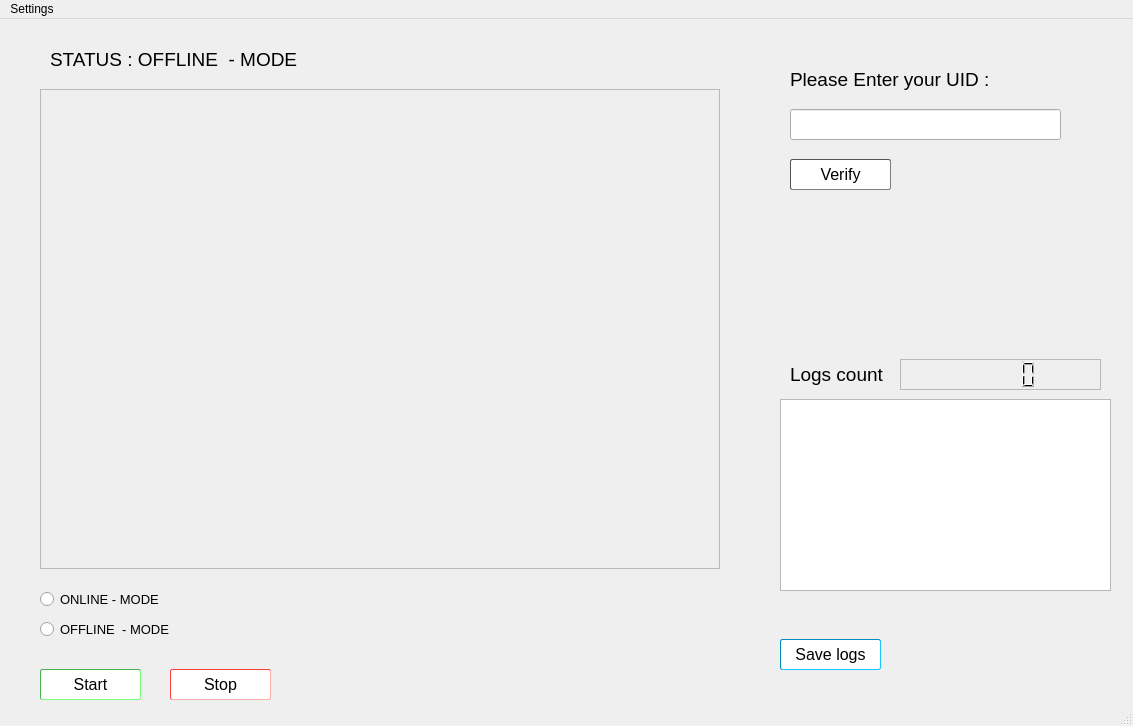
<?xml version="1.0" encoding="UTF-8"?>
<ui version="4.0">
 <class>MainWindow</class>
 <widget class="QMainWindow" name="MainWindow">
  <property name="geometry">
   <rect>
    <x>0</x>
    <y>0</y>
    <width>1133</width>
    <height>726</height>
   </rect>
  </property>
  <property name="maximumSize">
   <size>
    <width>1133</width>
    <height>726</height>
   </size>
  </property>
  <property name="windowTitle">
   <string>MainWindow</string>
  </property>
  <property name="styleSheet">
   <string notr="true">
QMainWindow#MainWindow
{

}
QLabel#QlabelCamera
{

}

QPushButton#pushButtonStart
{
font-size: 16px;
background-color: white;
border-color:#4CAF50;  /* Green */
border-radius: 2px;
padding: 4px;	
border-style: inset;
border-width:1.2px;
 }

QPushButton#pushButtonStart:hover 
{
border-style: outset;
border-width:1.2px;
background-color: #4CAF50; /* Green */
color: white
 }
QPushButton#pushButtonStart:pressed 
{
border-style: outset;
border-width:2.2px;
background-color: #4CAF50; /* Green */
color: white
 }
QPushButton#pushButtonStop
{
font-size: 16px;
background-color: white;
border-color:#f44336;
border-radius: 2px;
padding: 4px;	
border-style: inset;
border-width:1.2px;
 }

QPushButton#pushButtonStop:hover 
{
border-style: outset;
border-width:1.2px;
background-color: #f44336; /* Green */
color: white
 }
QPushButton#pushButtonStop:pressed 
{
border-style: outset;
border-width:2.2px;
background-color: #f44336; /* Green */
color: white
 }

QPushButton#pushButtonSaveLog
{
font-size: 16px;
background-color: white;
border-color:#008CBA;
border-radius: 2px;
padding: 4px;	
border-style: inset;
border-width:1.2px;
 }

QPushButton#pushButtonSaveLog:hover 
{
border-style: outset;
border-width:1.2px;
background-color: #008CBA; /* BLUE */
color: white
 }
QPushButton#pushButtonSaveLog:pressed 
{
border-style: outset;
border-width:2.2px;
background-color: #008CBA; /* BLUE */
color: white
 }


QPushButton#pushButtonVerify
{
font-size: 16px;
background-color: white;
border-color:#555555;
border-radius: 2px;
padding: 4px;	
border-style: inset;
border-width:1.2px;
 }

QPushButton#pushButtonVerify:hover 
{
border-style: outset;
border-width:1.2px;
background-color: #555555; /* Grey */
color: white
 }
QPushButton#pushButtonVerify:pressed 
{
border-style: outset;
border-width:2.2px;
background-color: #555555; /* Grey */
color: white
 }</string>
  </property>
  <widget class="QWidget" name="centralwidget">
   <widget class="QLabel" name="QlabelCamera">
    <property name="geometry">
     <rect>
      <x>40</x>
      <y>70</y>
      <width>680</width>
      <height>480</height>
     </rect>
    </property>
    <property name="frameShape">
     <enum>QFrame::StyledPanel</enum>
    </property>
    <property name="frameShadow">
     <enum>QFrame::Sunken</enum>
    </property>
    <property name="text">
     <string/>
    </property>
   </widget>
   <widget class="QPushButton" name="pushButtonStart">
    <property name="geometry">
     <rect>
      <x>40</x>
      <y>650</y>
      <width>101</width>
      <height>31</height>
     </rect>
    </property>
    <property name="font">
     <font>
      <pointsize>10</pointsize>
     </font>
    </property>
    <property name="text">
     <string>Start</string>
    </property>
   </widget>
   <widget class="QPushButton" name="pushButtonStop">
    <property name="geometry">
     <rect>
      <x>170</x>
      <y>650</y>
      <width>101</width>
      <height>31</height>
     </rect>
    </property>
    <property name="font">
     <font>
      <pointsize>10</pointsize>
     </font>
    </property>
    <property name="text">
     <string>Stop</string>
    </property>
   </widget>
   <widget class="QPushButton" name="pushButtonSaveLog">
    <property name="geometry">
     <rect>
      <x>780</x>
      <y>620</y>
      <width>101</width>
      <height>31</height>
     </rect>
    </property>
    <property name="font">
     <font>
      <pointsize>10</pointsize>
     </font>
    </property>
    <property name="text">
     <string>Save logs</string>
    </property>
   </widget>
   <widget class="QLabel" name="labelLogs">
    <property name="geometry">
     <rect>
      <x>790</x>
      <y>340</y>
      <width>141</width>
      <height>31</height>
     </rect>
    </property>
    <property name="font">
     <font>
      <pointsize>14</pointsize>
     </font>
    </property>
    <property name="text">
     <string>Logs count</string>
    </property>
   </widget>
   <widget class="QRadioButton" name="radioButtonOnline">
    <property name="geometry">
     <rect>
      <x>40</x>
      <y>570</y>
      <width>151</width>
      <height>21</height>
     </rect>
    </property>
    <property name="font">
     <font>
      <pointsize>10</pointsize>
     </font>
    </property>
    <property name="text">
     <string>ONLINE - MODE</string>
    </property>
   </widget>
   <widget class="QRadioButton" name="radioButtonOffline">
    <property name="geometry">
     <rect>
      <x>40</x>
      <y>600</y>
      <width>141</width>
      <height>21</height>
     </rect>
    </property>
    <property name="font">
     <font>
      <pointsize>10</pointsize>
     </font>
    </property>
    <property name="text">
     <string>OFFLINE  - MODE</string>
    </property>
   </widget>
   <widget class="QPushButton" name="pushButtonVerify">
    <property name="geometry">
     <rect>
      <x>790</x>
      <y>140</y>
      <width>101</width>
      <height>31</height>
     </rect>
    </property>
    <property name="font">
     <font>
      <pointsize>10</pointsize>
     </font>
    </property>
    <property name="text">
     <string>Verify</string>
    </property>
   </widget>
   <widget class="QLabel" name="labelUid">
    <property name="geometry">
     <rect>
      <x>790</x>
      <y>50</y>
      <width>261</width>
      <height>21</height>
     </rect>
    </property>
    <property name="font">
     <font>
      <pointsize>14</pointsize>
     </font>
    </property>
    <property name="text">
     <string>Please Enter your UID :</string>
    </property>
   </widget>
   <widget class="QListWidget" name="listWidgetLogs">
    <property name="geometry">
     <rect>
      <x>780</x>
      <y>380</y>
      <width>331</width>
      <height>192</height>
     </rect>
    </property>
   </widget>
   <widget class="QLCDNumber" name="lcdNumber">
    <property name="geometry">
     <rect>
      <x>900</x>
      <y>340</y>
      <width>201</width>
      <height>31</height>
     </rect>
    </property>
    <property name="autoFillBackground">
     <bool>false</bool>
    </property>
    <property name="frameShape">
     <enum>QFrame::StyledPanel</enum>
    </property>
   </widget>
   <widget class="QLabel" name="labelMode">
    <property name="geometry">
     <rect>
      <x>50</x>
      <y>30</y>
      <width>251</width>
      <height>21</height>
     </rect>
    </property>
    <property name="font">
     <font>
      <pointsize>14</pointsize>
     </font>
    </property>
    <property name="frameShape">
     <enum>QFrame::NoFrame</enum>
    </property>
    <property name="frameShadow">
     <enum>QFrame::Sunken</enum>
    </property>
    <property name="text">
     <string>STATUS : OFFLINE  - MODE</string>
    </property>
   </widget>
   <widget class="QLineEdit" name="lineEditUid">
    <property name="geometry">
     <rect>
      <x>790</x>
      <y>90</y>
      <width>271</width>
      <height>31</height>
     </rect>
    </property>
   </widget>
  </widget>
  <widget class="QMenuBar" name="menubar">
   <property name="geometry">
    <rect>
     <x>0</x>
     <y>0</y>
     <width>1133</width>
     <height>21</height>
    </rect>
   </property>
   <widget class="QMenu" name="menuSettings">
    <property name="title">
     <string>Settings</string>
    </property>
    <addaction name="separator"/>
    <addaction name="actionManage_user"/>
    <addaction name="actionConfiguration"/>
    <addaction name="separator"/>
   </widget>
   <addaction name="menuSettings"/>
  </widget>
  <widget class="QStatusBar" name="statusbar"/>
  <action name="actionManage_user">
   <property name="text">
    <string>Manage user</string>
   </property>
  </action>
  <action name="actionConfiguration">
   <property name="text">
    <string>Configuration</string>
   </property>
  </action>
 </widget>
 <resources/>
 <connections/>
</ui>
